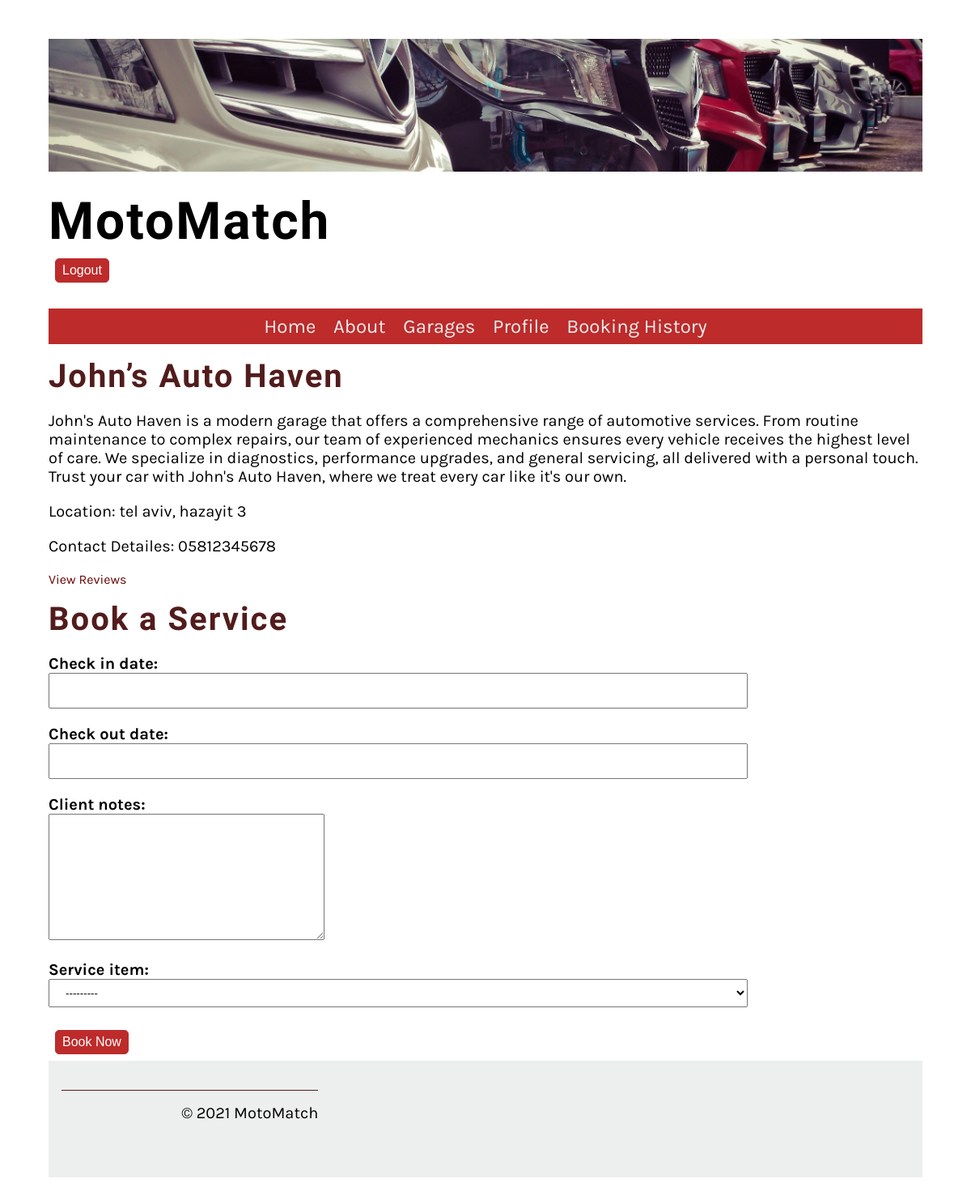
The page /Website/services/1/ (signed in) on the database its author committed.
### Website/models.py (models this page shows, shortened)
class Service(models.Model):
    user = models.ForeignKey(User, on_delete=models.CASCADE)
    name = models.CharField(max_length=255)
    description = models.TextField()
    location = models.CharField(max_length=255)
    contact_details = models.CharField(max_length=255)
    available_spaces = models.PositiveIntegerField()
    image = models.ImageField(upload_to='service_images', default='service_images/default.jpg')

### Website/views.py (the view)
# urls.py: path('services/<int:service_id>/', service_detail_view, name='service_detail'),
def service_detail_view(request, service_id):
    service = get_object_or_404(Service, id=service_id)
    form = BookingForm(user=request.user) if request.user.is_authenticated else None
    return render(request, 'service_detail.html', {'service': service, 'form': form})

### Website/forms.py
class BookingForm(forms.ModelForm):
    def __init__(self, *args, **kwargs):
        print("kwargs",kwargs)
        user = kwargs.pop('user')  # Retrieve the user from kwargs
        super().__init__(*args, **kwargs)
        self.fields['service_item'].queryset = ServiceItem.objects.filter(owner=user)  # Filter the service items based on the user
    class Meta:
        model = Booking
        fields = ['check_in_date', 'check_out_date', 'client_notes', 'service_item']

### Website/models.py (called while the page is built)
    def __str__(self):
        return self.description+ ", id:"+self.identifier

### Website/templatetags/custom_filters.py (called while the page is built)
@register.filter
def has_group(user, group_name):
    return user.groups.filter(name=group_name).exists()

### Website/templates/service_detail.html (shortened to what this page needs)
{% extends 'base.html' %}
{% load custom_filters %}
{% block content %}
        <h2>{{ service.name }}</h2>
        <p>{{ service.description }}</p>
        <p>Location: {{ service.location }}</p>
        <p> Contact Detailes: {{service.contact_details}}</p>
    <a href="{% url 'reviews' service.id %}">View Reviews</a>
        <h2>Book a Service</h2>
        {% if request.user|has_group:"Clients" %}
            <form method="post" action="{% url 'booking' service.id %}">
                {{ form.as_p }}
                <button type="submit" class="small_button">Book Now</button>
            </form>
        {% elif not request.user|has_group:"Service Providers" %}
            <p><a href="{% url 'login' %}">Log in</a> to book a service</p>
        {% endif %}
{% endblock %}

### Website/static/css/style.css (style rules this page uses)
body { font-family: 'Karla', sans-serif; margin-top: 3rem; margin-bottom: 3rem; margin-left: 5%; margin-right: 5%; }
h1, h2, h3, h4, h5, h6 { font-family: 'Markazi Text', serif; letter-spacing: 2px;; }
h2 { font-size: 2.5rem; color: #521c1c; margin:1rem 0; }
p, ul { font-size: 1.25rem;; }
a { color: #690404; text-decoration: none; }
label { font-weight: bold; display: block; }
input, select { width: 80%; display: block; padding: .5rem 1rem; line-height: 1.5rem; box-sizing: border-box; }
.small_button { padding: .25rem .5rem; border: 1px solid #bd2b2b; background-color: #bd2b2b; border-radius: 5px; font-size: 1rem; display: inline-block; color: #fff; line-height: 20px; margin: 0.5rem; }

### rows shown on the page
Service: name "John’s Auto Haven", description "John's Auto Haven is a modern garage that offers a comprehensive range of automotive services. From routine maintenance to complex repairs, our team of experienced mechanics ensures every vehicle receives the highest level of care. We specialize in diagnostics, performance upgrades, and general servicing, all delivered with a personal touch. Trust your car with John's Auto Haven, where we treat every car like it's our own.", location "tel aviv, hazayit 3", contact_details "05812345678"
